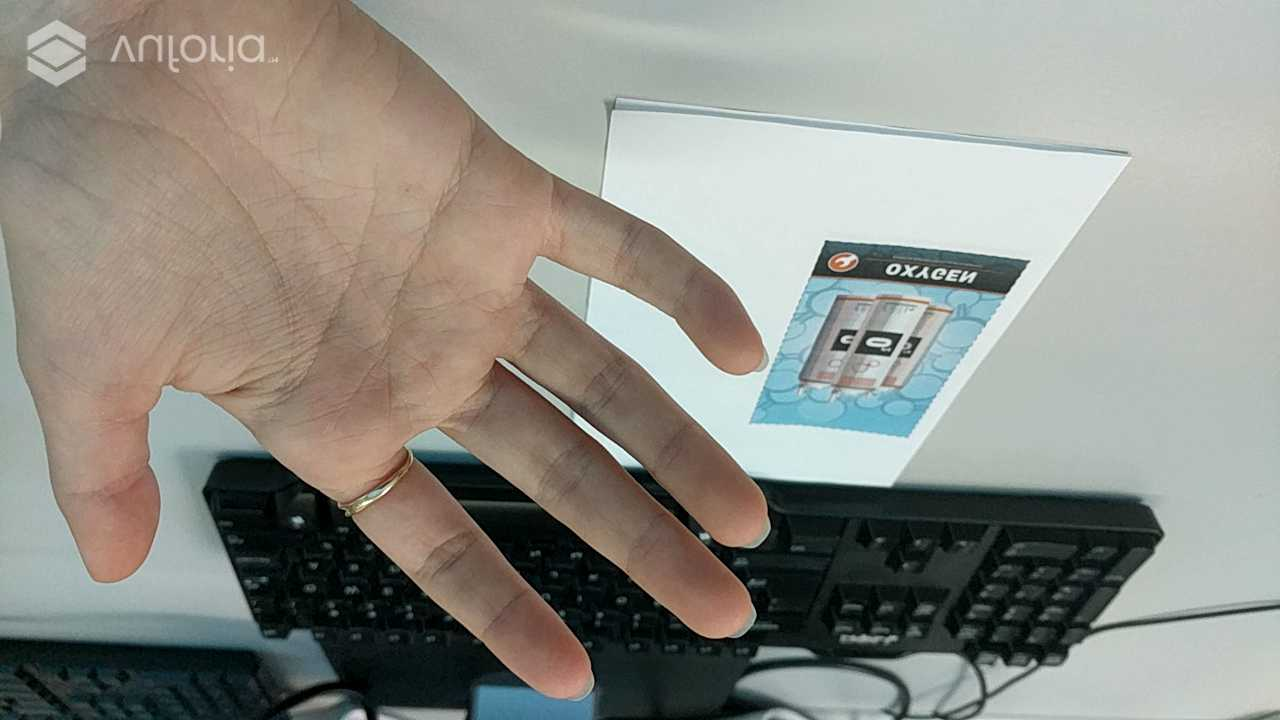
//> input picture SkinDetection/1.jpg, 1280 x 720 px
$ ./main_-_Copy   (built with g++ and OpenCV 4)
//> lines starting //> are read from the running program, lines starting //| are printed output that depends on the picture; after the words box and inside, x2 and y2 are one past the last pixel; in counts of white or black regions, pixels touching at a corner belong together
### SkinDetection/SkinDetection/distanceTransform.h
#include "stdafx.h"
void DistanceTransform2D_NormL1Ret(double *map, int rows, int cols, double *dt, uchar *path);
void DT_code2index(int code, int *dim, int *index);

### SkinDetection/SkinDetection/stdafx.h
// stdafx.h : include file for standard system include files,
// or project specific include files that are used frequently, but
// are changed infrequently
//

#pragma once

#include "targetver.h"


#include <stdio.h>
#include <tchar.h>
#include <iostream>
#include <algorithm>


// TODO: reference additional headers your program requires here

### SkinDetection/SkinDetection/main - Copy.cpp
#include "stdafx.h"
#include <opencv2/opencv.hpp>
#include "distanceTransform.h"

using namespace cv;
using std::cout;
using std::cin;
using std::vector;

String type2str(int type) {
	String r;

	uchar depth = type & CV_MAT_DEPTH_MASK;
	uchar chans = 1 + (type >> CV_CN_SHIFT);

	switch (depth) {
	case CV_8U:  r = "8U"; break;
	case CV_8S:  r = "8S"; break;
	case CV_16U: r = "16U"; break;
	case CV_16S: r = "16S"; break;
	case CV_32S: r = "32S"; break;
	case CV_32F: r = "32F"; break;
	case CV_64F: r = "64F"; break;
	default:     r = "User"; break;
	}

	r += "C";
	r += (chans + '0');

	return r;
}

extern "C" void DetectSkin(int h, int w, uchar** input_frame, uchar** hands, uchar** cubes) {
	Mat3b skin, skinHSV;
	Mat1b output_frame;
	int h_xs = h / 2;
	int w_xs = w / 2;

	skin = Mat(h, w, CV_8UC3, *input_frame);
	resize(skin, skin, Size(), 0.5, 0.5, INTER_LINEAR);
	flip(skin, skin, 0);

	//cvtColor(frame, output_frame, CV_BGR2GRAY);
	cvtColor(skin, skinHSV, CV_BGR2HSV);
	//cvtColor(bgr_frame, frame, CV_BGR2YCrCb);
	//GaussianBlur(frame, frame, Size(7, 7), 1, 1);

	// generate binary mask
	Scalar hsv_l(0, 40, 60);
	Scalar hsv_h(20, 150, 255);
	inRange(skinHSV, hsv_l, hsv_h, output_frame);

	// [6 lines of commented-out code are left out]

	Mat handsMt = Mat(h, w, CV_8UC3, *hands);
	resize(handsMt, handsMt, Size(), 0.5, 0.5, INTER_LINEAR);
	Mat depthChannels[3];
	split(handsMt, depthChannels);

	threshold(depthChannels[0], depthChannels[0], 0, 255, THRESH_BINARY_INV);	// depthChannels[0] = binary mask of handsMt
	morphologyEx(depthChannels[0], depthChannels[0], CV_MOP_DILATE, Mat1b(21, 21, 1), Point(-1, -1), 1);

	double* dt = new double[h_xs * w_xs];
	int* path = new int[h_xs * 2 * w_xs];

	//double* d = new double[h_xs * w_xs];

	Mat doubleMt;
	depthChannels[0].convertTo(doubleMt, CV_64F, 1.0e20 / 255, 0);
	// [18 lines of commented-out code are left out]
	DistanceTransform2D_NormL2Ret(doubleMt.ptr<double>(0), h_xs, w_xs, dt, path);

	Mat outputDepth = Mat(h_xs, w_xs, CV_8UC1, cvScalar(0));
	// [31 lines of commented-out code are left out]

	for (int i = 0, k = 0; i < h_xs; i++)
	{
		const uchar* s = output_frame.ptr<uchar>(i);
		uchar* o = outputDepth.ptr<uchar>(i);

		for (int j = 0; j < w_xs; j++, k++)
		{
			if (s[j] > 0)
			{
				int r0, c0;
				bool moved = DistanceTransform2D_NormL2_GetClosest(i, j, path, h_xs, w_xs, &r0, &c0);

				const uchar* d = depthChannels[1].ptr<uchar>(r0);
				o[j] = d[c0];
			}
		}
	}

	Mat cubesMt = Mat(h, w, CV_8UC3, *cubes);
	resize(cubesMt, cubesMt, Size(), 0.5, 0.5, INTER_LINEAR);
	Mat cubesChannels[3];
	split(cubesMt, cubesChannels);

	// compare hands depth with objects depth
	Mat visibleOutput = Mat(h_xs, w_xs, CV_8UC1, Scalar(0));
	//visibleOutput = outputDepth >= cubesChannels[0];

	for (int i = 0, k = 0; i < h_xs; i++)
	{
		uchar* vo = visibleOutput.ptr<uchar>(i);
		const uchar* od = outputDepth.ptr<uchar>(i);
		const uchar* cc = cubesChannels[0].ptr<uchar>(i);

		for (int j = 0; j < w_xs; j++, k++)
		{
			if (od[j] > cc[j])
			{
				vo[j] = 255;
			}
		}
	}


	// dilate output to remove holes and spikes + AND to recover precise border

	imshow("", visibleOutput);
	waitKey(0);
	Mat v;
	boxFilter(visibleOutput, visibleOutput, -1, Size(11, 11));
	imshow("", visibleOutput);
	waitKey(0);

	//medianBlur(visibleOutput, visibleOutput, 7);
	threshold(visibleOutput, visibleOutput, 0, 255, THRESH_BINARY);

	imshow("", visibleOutput);
	waitKey(0);

	morphologyEx(visibleOutput, visibleOutput, CV_MOP_ERODE, Mat1b(9, 9, 1), Point(-1, -1), 1);

	imshow("", visibleOutput);
	waitKey(0);

	//morphologyEx(visibleOutput, visibleOutput, CV_MOP_ERODE, (13, 13), Point(-1, -1), 1);
	bitwise_and(visibleOutput, output_frame, visibleOutput);

	/*
	// convert to 3 channel image
	Mat outputBin;
	Mat in[] = { visibleOutput, visibleOutput, visibleOutput };
	merge(in, 3, outputBin);
	*/
	// apply mask to original image
	Mat outputBin;
	Mat in[] = { visibleOutput, visibleOutput, visibleOutput };
	merge(in, 3, outputBin);
	bitwise_and(skin, outputBin, skin);

	resize(skin, skin, Size(), 2, 2, INTER_NEAREST);
	// [5 lines of commented-out code are left out]

	vector<Mat> rgb;
	Mat alpha;
	threshold(skin, alpha, 0, 255, THRESH_BINARY);
	Mat single_alpha[3];
	split(alpha, single_alpha);
	split(skin, rgb);
	vector<Mat> rgba;
	rgba.push_back(rgb[0]);
	rgba.push_back(rgb[1]);
	rgba.push_back(rgb[2]);
	rgba.push_back(single_alpha[0]);
	Mat dst;
	merge(rgba, dst);

	//cvtColor(dst, dst, CV_RGB2RGBA);

	std::copy(skin.data, skin.data + h * w * 3, stdext::checked_array_iterator<uchar*>(*input_frame, h*w * 3));

	delete[] dt;
	delete[] path;
	//delete[] d;
}

int main()
{/*
	double d[] = { 0.0, 1.0, 1.0, 1.0, 0.0 };
	double dt[5];
	uchar p[5];

	DistanceTransform2D_NormL1Ret(d, 1, 5, dt, p);

	for (int i = 0; i < 4; i++)
	{
		cout << dt[i] << " " << (int)p[i] << "\n";
	}
	*/
	Mat img = imread(
		"C:\\Users\\cbattisti\\Documents\\HandsAR\\SkinDetection\\1.jpg");
//> img is the input picture: 720 rows x 1280 cols, CV_8UC3; mean B, G, R 134.6, 142.1, 142.8
	Mat img2 = imread(
		"C:\\Users\\cbattisti\\Documents\\HandsAR\\SkinDetection\\2.jpg");
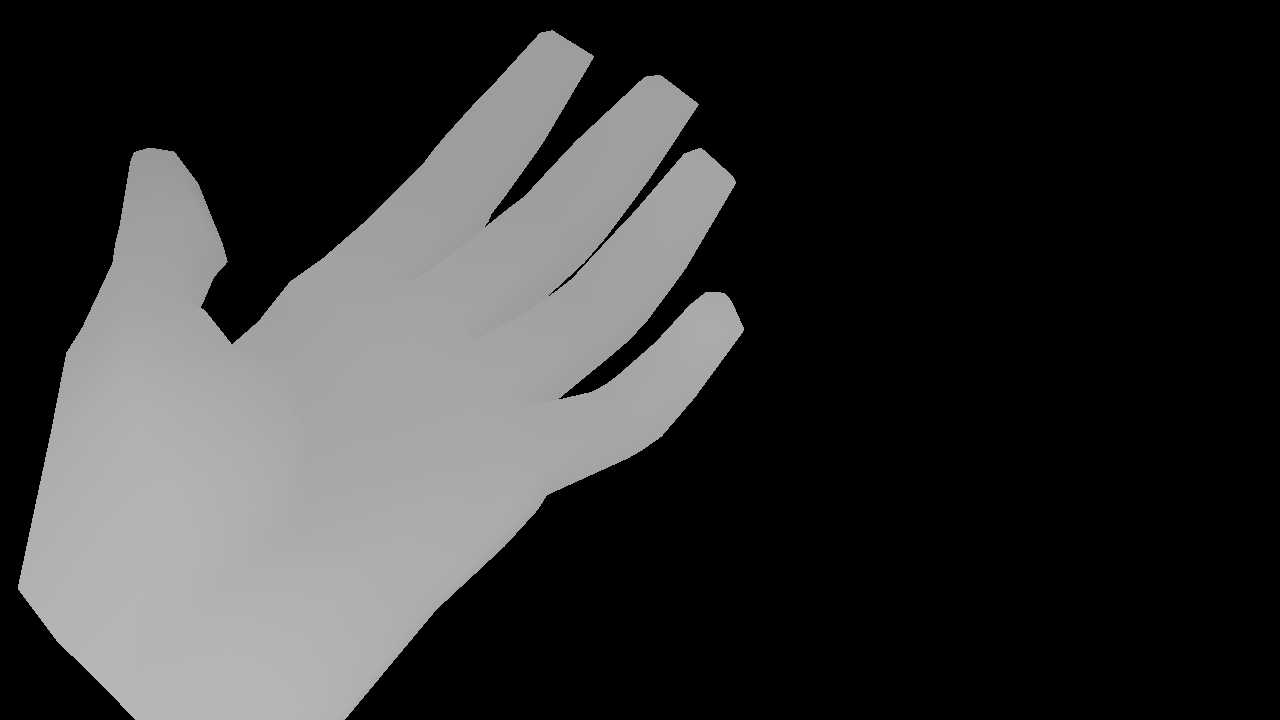
//> input picture SkinDetection/2.jpg, 1280 x 720 px
//> img2 is the input picture: 720 rows x 1280 cols, CV_8UC3; min 0, max 232, mean 51.8
	Mat img3 = imread(
		"C:\\Users\\cbattisti\\Documents\\HandsAR\\SkinDetection\\3.jpg");
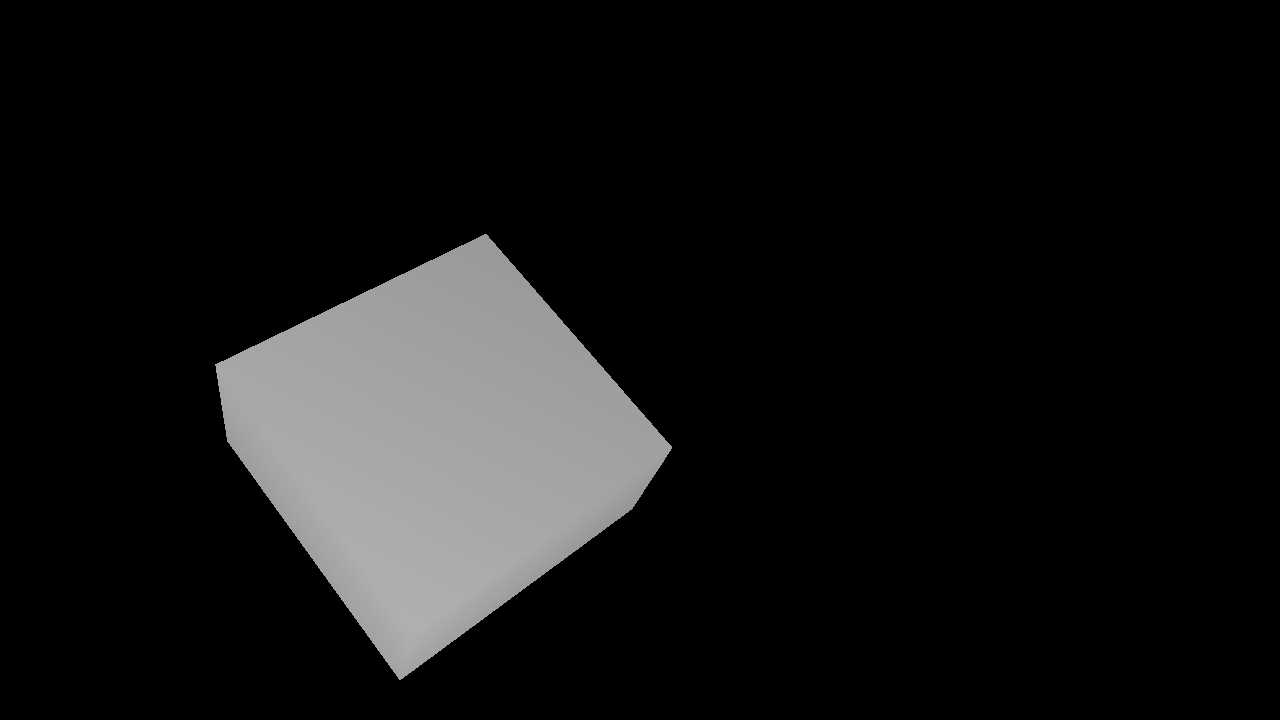
//> input picture SkinDetection/3.jpg, 1280 x 720 px
//> img3 is the input picture: 720 rows x 1280 cols, CV_8UC3; min 0, max 229, mean 20.5

	//VideoCapture c("sample.mp4");
	//Mat frame;
	clock_t begin;
	//while (true) {
		//c >> frame;
		begin = clock();
		DetectSkin(img.rows, img.cols, &img.data, &img2.data, &img3.data);
//> in DetectSkin, `flip(skin, skin, 0);`:
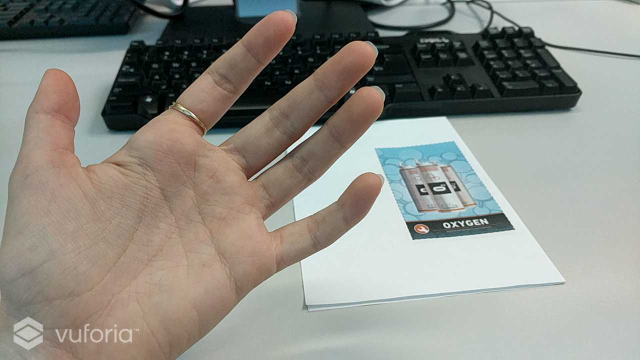
//> skin: 360 rows x 640 cols, CV_8UC3; mean B, G, R 134.7, 142.2, 143
//> in DetectSkin, `cvtColor(skin, skinHSV, CV_BGR2HSV);`: skinHSV: 360 rows x 640 cols, CV_8UC3; mean H, S, V 54.4, 52.1, 150.6
//> in DetectSkin, `inRange(skinHSV, hsv_l, hsv_h, output_frame);`:
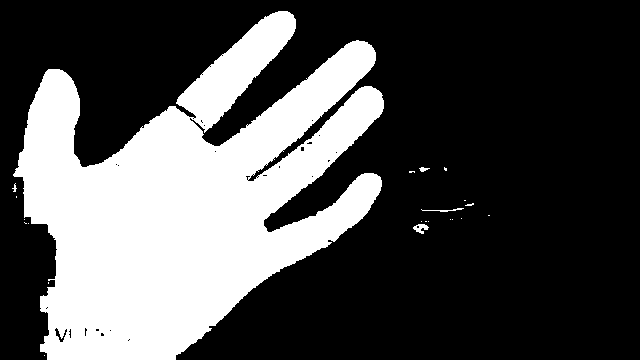
//> output_frame: 360 rows x 640 cols, CV_8UC1; 30.7% white; 22 white regions (17 under 20 px), largest, box (x1, y1, x2, y2) and area: (13, 11, 384, 360) 70529, (413, 224, 429, 234) 89, (421, 208, 464, 212) 59, (419, 167, 430, 172) 31, (12, 183, 17, 192) 20
//> in DetectSkin, `threshold(depthChannels[0], depthChannels[0], 0, 255, THRESH_BINARY_IN..`:
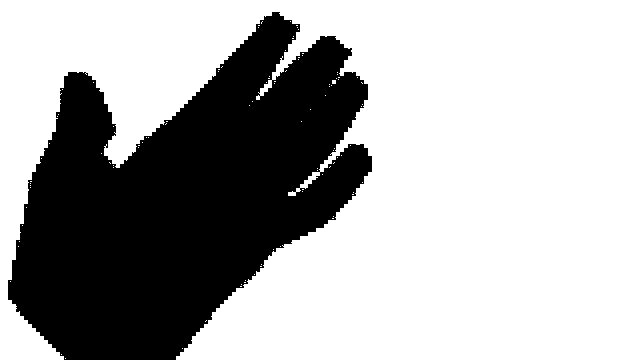
//> depthChannels[0]: 360 rows x 640 cols, CV_8UC1; 67.7% white; 1 black region, box (x1, y1, x2, y2) and area: (8, 12, 372, 360) 74341
//> in DetectSkin, `morphologyEx(depthChannels[0], depthChannels[0], CV_MOP_DILATE, Mat1b(..`:
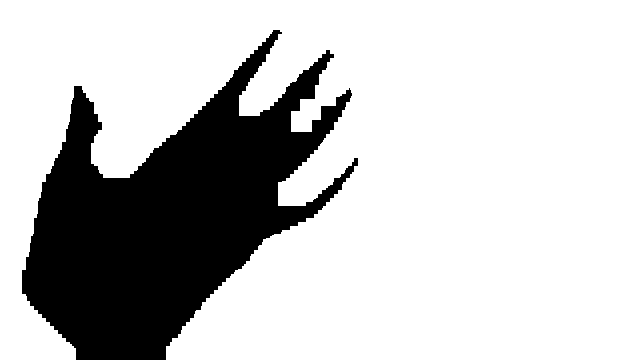
//> depthChannels[0]: 360 rows x 640 cols, CV_8UC1; 77.3% white; 1 black region, box (x1, y1, x2, y2) and area: (22, 30, 358, 360) 52220
//> (the run ends here: the program needs code that is not available in this run, at `DistanceTransform2D_NormL2Ret(doubleMt.ptr<double>(0), h_xs, w_xs, dt,..`)
